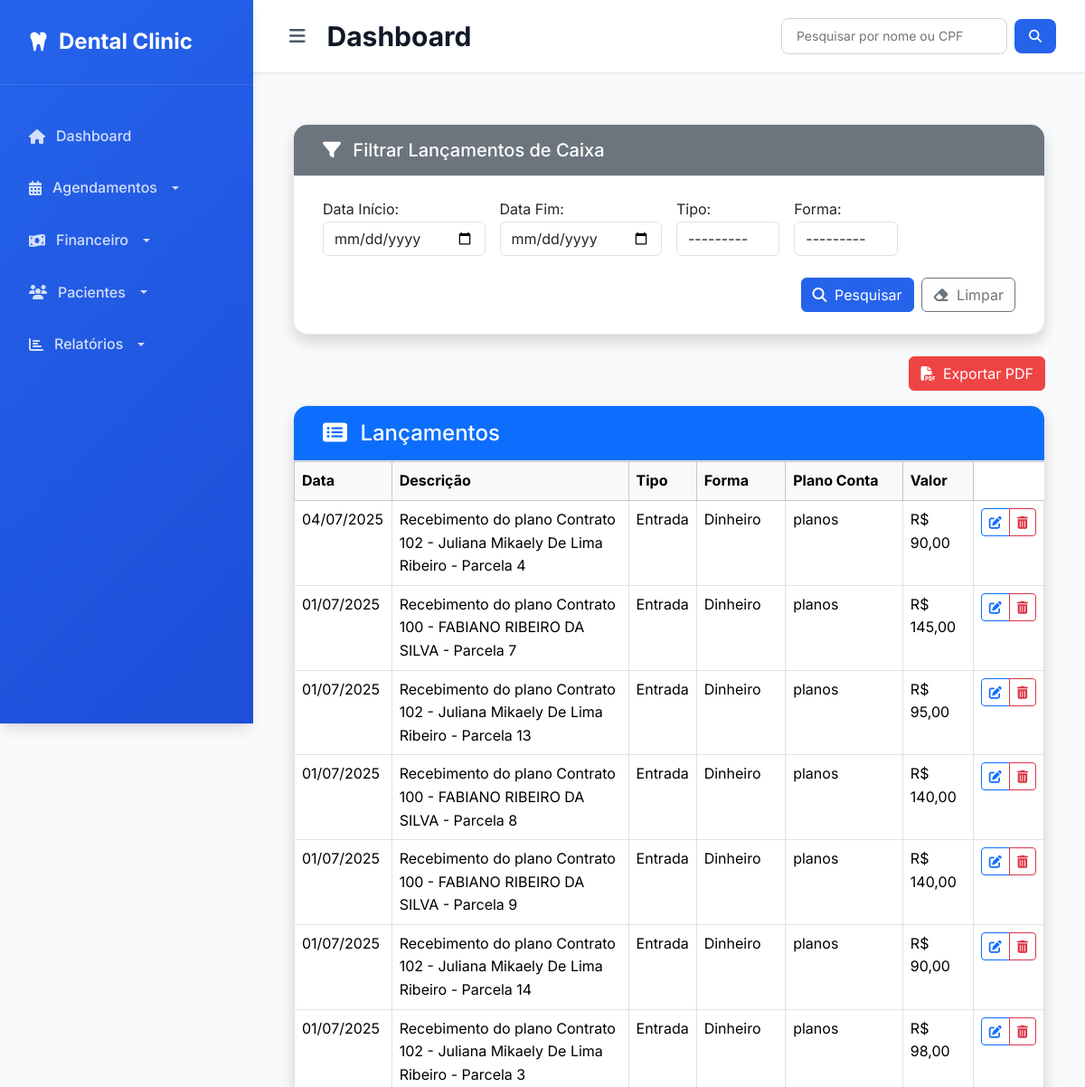
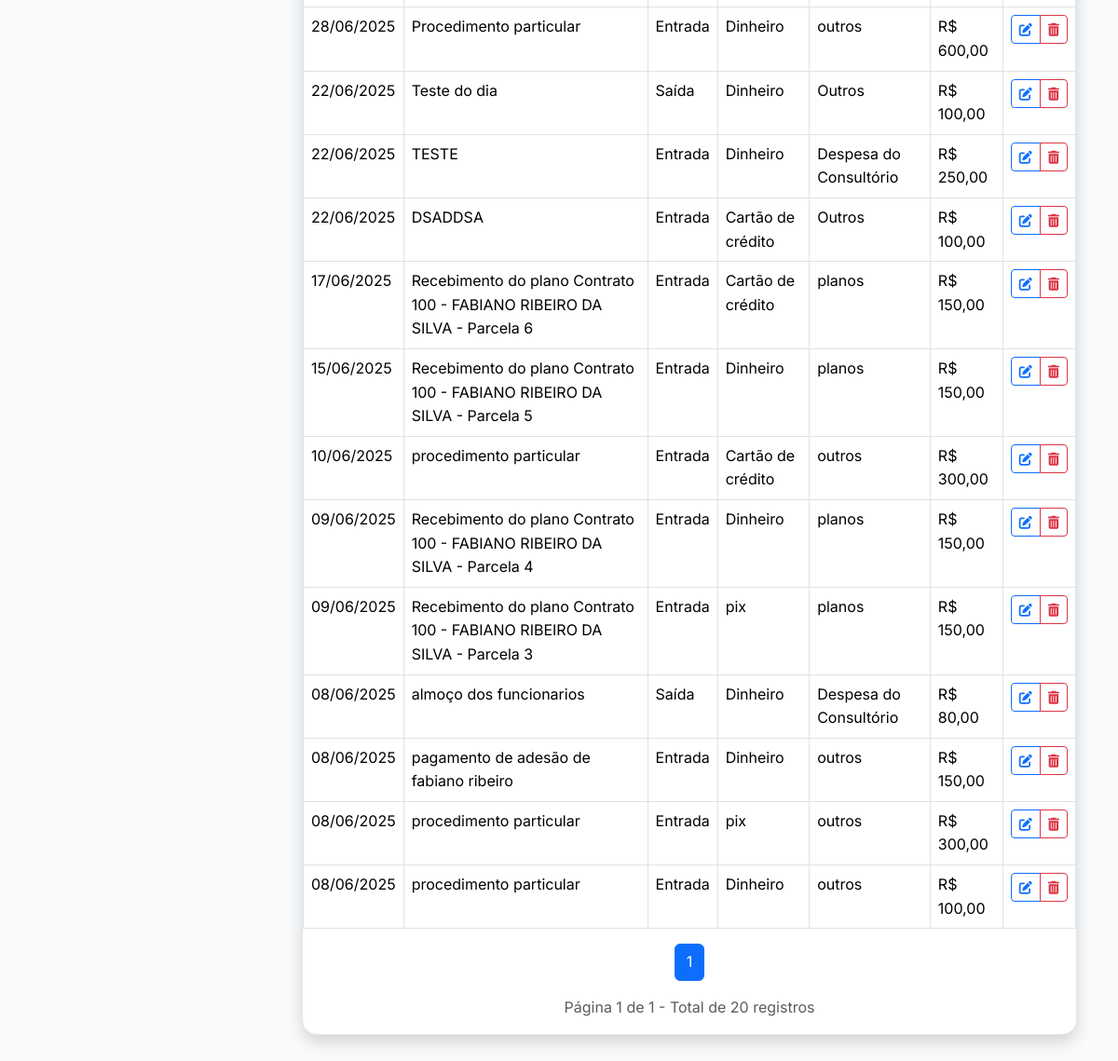
The app's page /financeiro/caixa/listar/ with its own data (2 pictures, top to bottom).
### financeiro/models.py (models this page shows, shortened)
class Caixa(models.Model):
    PLANO_DE_CONTAS = [
        ('Consultorio', 'Despesa do Consultório'),
        ('Boletos', 'Boletos'),
        ('Outros', 'Outros'),
        ('Planos', 'Planos'),
        ('Procedimento', 'Procedimento Particular')
    ]
    FORMA_CHOICES = [
        ('dinheiro', 'Dinheiro'),
        ('pix_pj', 'Pix PJ'),
        ('pix_pf', 'Pix PF'),
        ('cartao_credito', 'Cartão de crédito'),
        ('cartao_debito', 'Cartão de débito'),
    ]
    TIPO_CHOICES = [
     ('entrada', 'Entrada'),
     ('saida', 'Saída'),
    ]
    data = models.DateField(default=date.today)
    descricao = models.CharField(max_length=255)
    valor = models.DecimalField(max_digits=10, decimal_places=2)
    tipo = models.CharField(max_length=10, choices=[('entrada', 'Entrada'), ('saida', 'Saída')])
    forma = models.CharField(max_length=20, choices=FORMA_CHOICES)
    plano_conta = models.CharField(max_length=30, choices=PLANO_DE_CONTAS, default='outros')
    observacao = models.TextField(blank=True)

### financeiro/views.py (the view)
# urls.py: path('caixa/listar/', views.lista_caixa, name='lista_caixa'),# Lista vazia - nenhuma URL definida
def lista_caixa(request):
    queryset = Caixa.objects.all().order_by('-data')
    filtro = CaixaFilter(request.GET, queryset=queryset)
    resultados = filtro.qs
    total_entradas = resultados.filter(tipo='entrada').aggregate(Sum('valor'))['valor__sum'] or 0
    total_saidas = resultados.filter(tipo='saida').aggregate(Sum('valor'))['valor__sum'] or 0
    saldo = total_entradas - total_saidas
    paginator = Paginator(resultados, 25)
    page_number = request.GET.get('page')
    lancamentos_paginados = paginator.get_page(page_number)
    context = {
        'filter': filtro,
        'lancamentos': lancamentos_paginados,  # Objeto paginado para a tabela
        'total_entradas': total_entradas,
        'total_saidas': total_saidas,
        'saldo': saldo,
        'total_registros': resultados.count()  # Total de registros (não paginado)
    }
    return render(request, 'financeiro/caixa/lista_caixa.html', context)

### financeiro/templates/financeiro/caixa/lista_caixa.html (shortened to what this page needs)
{% extends 'core/base.html' %}
{% block content %}
<div class="container mt-4">
    <div class="card shadow mb-4">
        <div class="card-header py-3 bg-secondary text-white">
           <h5 class="mb-0">
              <i class="fas fa-filter me-2"></i> Filtrar Lançamentos de Caixa
           </h5>
        </div>
        <div class="card-body">
            <form method="get">
                <div class="row g-3">
                    <div class="col-md-3">
                        <label for="{{ filter.form.data_inicio.id_for_label }}">Data Início:</label>
                        {{ filter.form.data_inicio }}
                    </div>
                    <div class="col-md-3">
                        <label for="{{ filter.form.data_fim.id_for_label }}">Data Fim:</label>
                        {{ filter.form.data_fim }}
                    </div>
                    <div class="col-md-2">
                        <label for="{{ filter.form.tipo.id_for_label }}">Tipo:</label>
                        {{ filter.form.tipo }}
                    </div>
                    <div class="col-md-2">
                        <label for="{{ filter.form.forma.id_for_label }}">Forma:</label>
                        {{ filter.form.forma }}
                    </div>
                </div>
                <div class="d-flex justify-content-end mt-4">
                    <button type="submit" class="btn btn-primary me-2">
                        <i class="fas fa-search me-1"></i> Pesquisar
                    </button>
                    <a href="{% url 'financeiro:lista_caixa' %}" class="btn btn-outline-secondary">
                        <i class="fas fa-eraser me-1"></i> Limpar
                    </a>
                </div>
            </form>
        </div>
    </div>
    <div class="d-flex justify-content-end mb-3">
        <a href="{% url 'financeiro:caixa_pdf' %}?{{ request.GET.urlencode }}" target="_blank" class="btn btn-danger ms-2">
            <i class="fas fa-file-pdf me-1"></i> Exportar PDF
        </a>
    </div>
    <div class="card shadow">
        <div class="card-header py-3 bg-primary text-white">
            <h4 class="mb-0">
              <i class="fas fa-list-alt me-2"></i> Lançamentos
            </h4>
        </div>
        <div class="card-body p-0">
            {% if lancamentos %}
                <div class="table-responsive">
                    <table class="table table-hover table-bordered mb-0">
                        <thead class="table-light">
                            <tr>
                                <th>Data</th>
                                <th>Descrição</th>
                                <th>Tipo</th>
                                <th>Forma</th>
                                <th>Plano Conta</th>
                                <th>Valor</th>
                            </tr>
                        </thead>
                        <tbody>
                            {% for lancamento in lancamentos %}
                            <tr>
                                <td>{{ lancamento.data|date:"d/m/Y" }}</td>
                                <td>{{ lancamento.descricao }}</td>
                                <td>{{ lancamento.get_tipo_display }}</td>
                                <td>{{ lancamento.get_forma_display }}</td>
                                <td>{{ lancamento.get_plano_conta_display }}</td>
                                <td>R$ {{ lancamento.valor|floatformat:2 }}</td>
                                <td class="text-center">
                                  <div class="btn-group btn-group-sm" role="group">
                                      <a href="{% url 'financeiro:editar_caixa' lancamento.id %}" class="btn btn-outline-primary" title="Abrir">
                                         <i class="fas fa-edit"></i>
                                        </a>
                                       <a href="{% url 'financeiro:excluir_caixa' lancamento.id %}" class="btn btn-outline-danger" title="Excluir">
                                         <i class="fas fa-trash-alt"></i>
                                        </a>
                                    </div>
                                </td>
                            </tr>
                            {% endfor %}
                        </tbody>
                    </table>
                </div>
                <div class="p-3">
                    <nav aria-label="Page navigation">
                        <ul class="pagination justify-content-center">
                            {% for num in lancamentos.paginator.page_range %}
                                {% if lancamentos.number == num %}
                                    <li class="page-item active"><a class="page-link" href="#">{{ num }}</a></li>
                                {% endif %}
                            {% endfor %}
                        </ul>
                    </nav>
                    <div class="text-center text-muted">
                        Página {{ lancamentos.number }} de {{ lancamentos.paginator.num_pages }} - Total de {{ lancamentos.paginator.count }} registros
                    </div>
                </div>
            {% else %}
                <div class="p-3 text-center text-muted">
                    Nenhum lançamento encontrado.
                </div>
            {% endif %}
        </div>
    </div>
</div>
{% endblock %}

### templates/core/base.html (style rules this page uses)
:root { --primary-color: #2563eb; --primary-light: #3b82f6; --primary-dark: #1d4ed8; --success-color: #10b981; --warning-color: #f59e0b; --danger-color: #ef4444; --gray-50: #f9fafb; --gray-100: #f3f4f6; --gray-200: #e5e7eb; --gray-300: #d1d5db; --gray-400: #9ca3af; --gray-500: #6b7280; --gray-600: #4b5563; --gray-700: #374151; --gray-800: #1f2937; --gray-900: #111827; --shadow-sm: 0 1px 2px 0 rgb(0 0 0 / 0.05); --shadow: 0 1px 3px 0 rgb(0 0 0 / 0.1), 0 1px 2px -1px rgb(0 0 0 / 0.1); --shadow-lg: 0 10px 15px -3px rgb(0 0 0 / 0.1), 0 4px 6px -4px rgb(0 0 0 / 0.1); }
* { margin: 0; padding: 0; box-sizing: border-box; }
body { font-family: 'Inter', -apple-system, BlinkMacSystemFont, sans-serif; background-color: var(--gray-50); color: var(--gray-800); line-height: 1.6; }
.card { background: white; border-radius: 1rem; box-shadow: var(--shadow); border: 1px solid var(--gray-200); overflow: hidden; transition: all 0.2s ease; }
.card-header { padding: 1.5rem 2rem; border-bottom: 1px solid var(--gray-200); background: var(--gray-50); font-weight: 600; color: var(--gray-900); }
.card-body { padding: 1.5rem 2rem; }
.btn-primary { background: var(--primary-color); border-color: var(--primary-color); }
.btn-danger { background: var(--danger-color); border-color: var(--danger-color); }

### records on screen
Caixa: data "04/07/2025", descricao "Recebimento do plano Contrato 102 - Juliana Mikaely De Lima Ribeiro - Parcela 4", tipo "Entrada", forma "Dinheiro", plano_conta "planos", valor "90,00"
Caixa: data "01/07/2025", descricao "Recebimento do plano Contrato 100 - FABIANO RIBEIRO DA SILVA - Parcela 7", tipo "Entrada", forma "Dinheiro", plano_conta "planos", valor "145,00"
Caixa: data "01/07/2025", descricao "Recebimento do plano Contrato 102 - Juliana Mikaely De Lima Ribeiro - Parcela 13", tipo "Entrada", forma "Dinheiro", plano_conta "planos", valor "95,00"
Caixa: data "01/07/2025", descricao "Recebimento do plano Contrato 100 - FABIANO RIBEIRO DA SILVA - Parcela 8", tipo "Entrada", forma "Dinheiro", plano_conta "planos", valor "140,00"
Caixa: data "01/07/2025", descricao "Recebimento do plano Contrato 100 - FABIANO RIBEIRO DA SILVA - Parcela 9", tipo "Entrada", forma "Dinheiro", plano_conta "planos", valor "140,00"
Caixa: data "01/07/2025", descricao "Recebimento do plano Contrato 102 - Juliana Mikaely De Lima Ribeiro - Parcela 14", tipo "Entrada", forma "Dinheiro", plano_conta "planos", valor "90,00"
Caixa: data "01/07/2025", descricao "Recebimento do plano Contrato 102 - Juliana Mikaely De Lima Ribeiro - Parcela 3", tipo "Entrada", forma "Dinheiro", plano_conta "planos", valor "98,00"
Caixa: data "28/06/2025", descricao "Procedimento particular", tipo "Entrada", forma "Dinheiro", plano_conta "outros", valor "600,00"
Caixa: data "22/06/2025", descricao "Teste do dia", tipo "Saída", forma "Dinheiro", plano_conta "Outros", valor "100,00"
Caixa: data "22/06/2025", descricao "TESTE", tipo "Entrada", forma "Dinheiro", plano_conta "Despesa do Consultório", valor "250,00"
Caixa: data "22/06/2025", descricao "DSADDSA", tipo "Entrada", forma "Cartão de crédito", plano_conta "Outros", valor "100,00"
Caixa: data "17/06/2025", descricao "Recebimento do plano Contrato 100 - FABIANO RIBEIRO DA SILVA - Parcela 6", tipo "Entrada", forma "Cartão de crédito", plano_conta "planos", valor "150,00"
Caixa: data "15/06/2025", descricao "Recebimento do plano Contrato 100 - FABIANO RIBEIRO DA SILVA - Parcela 5", tipo "Entrada", forma "Dinheiro", plano_conta "planos", valor "150,00"
Caixa: data "10/06/2025", descricao "procedimento particular", tipo "Entrada", forma "Cartão de crédito", plano_conta "outros", valor "300,00"
Caixa: data "09/06/2025", descricao "Recebimento do plano Contrato 100 - FABIANO RIBEIRO DA SILVA - Parcela 4", tipo "Entrada", forma "Dinheiro", plano_conta "planos", valor "150,00"
Caixa: data "09/06/2025", descricao "Recebimento do plano Contrato 100 - FABIANO RIBEIRO DA SILVA - Parcela 3", tipo "Entrada", forma "pix", plano_conta "planos", valor "150,00"
Caixa: data "08/06/2025", descricao "almoço dos funcionarios", tipo "Saída", forma "Dinheiro", plano_conta "Despesa do Consultório", valor "80,00"
Caixa: data "08/06/2025", descricao "pagamento de adesão de fabiano ribeiro", tipo "Entrada", forma "Dinheiro", plano_conta "outros", valor "150,00"
Caixa: data "08/06/2025", descricao "procedimento particular", tipo "Entrada", forma "pix", plano_conta "outros", valor "300,00"
Caixa: data "08/06/2025", descricao "procedimento particular", tipo "Entrada", forma "Dinheiro", plano_conta "outros", valor "100,00"

### other values on screen
{{ num }} "1"
{{ lancamentos.number }} "1"
{{ lancamentos.paginator.num_pages }} "1"
{{ lancamentos.paginator.count }} "20"
